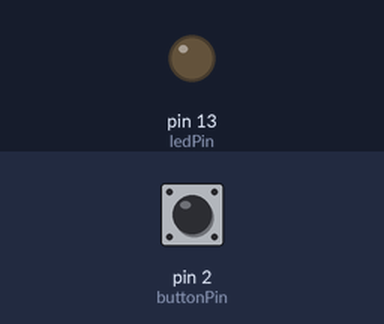
Recording of a sketch running on a simulated Arduino Uno, built with avr-gcc and run on an emulated ATmega328P. Shown: output pins drawn as LEDs (lit = HIGH). Inputs (shaded band) come from the test bench; at power-on: pin 2 (buttonPin) HIGH.

Above: at 1.2 s.
1.3 s: pin 2 (buttonPin) pulled LOW for 0.15 s
At 1.37 s:
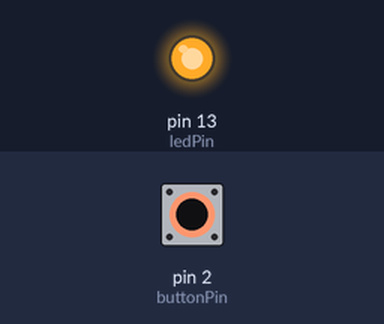
2.9 s: pin 2 (buttonPin) pulled LOW for 3.2 s
At 7.0 s:
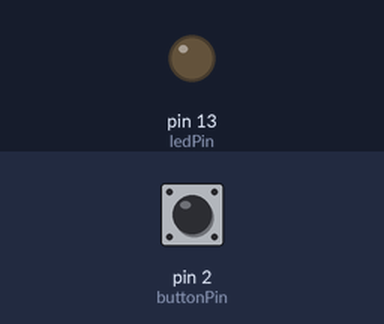
Timing chart, 0 to 8.5 s (numbered marks = the images above; inputs shaded):
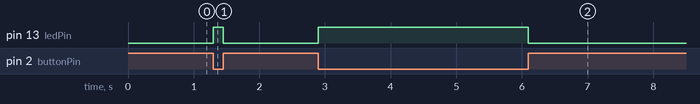

Measured:
- after the input at 1.3 s, pin 13 (ledPin): LOW → HIGH at once, → LOW 0.15 s later
- after the input at 2.9 s, pin 13 (ledPin): LOW → HIGH at once, → LOW 3.2 s later

The sketch:

smashing_leelo_jaban1__3_.ino
```cpp
const int ledPin = 13;
const int buttonPin = 2;
int buttonState = 1;
void setup() {
 pinMode(ledPin, OUTPUT);
 pinMode(buttonPin, INPUT);
}

void loop() {

buttonState = digitalRead(buttonPin);
if (buttonState== LOW){
   digitalWrite(ledPin, HIGH);
}else {digitalWrite(ledPin, LOW);}
}
```
